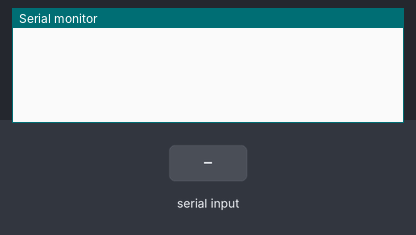
A sketch run on a simulated Arduino Uno, built with avr-gcc and run on an emulated ATmega328P. Parts: the last lines printed to the serial monitor. The test bench sets the inputs (shaded band).

Above: at 1.2 s.
1.3 s: "bi-24\n" received over Serial
At 3.5 s:
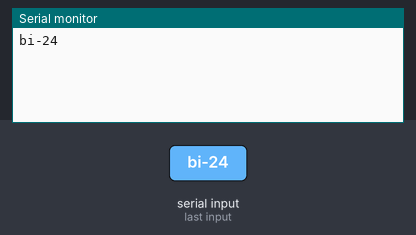
3.8 s: "bu-2.\n" received over Serial
At 4.8 s:
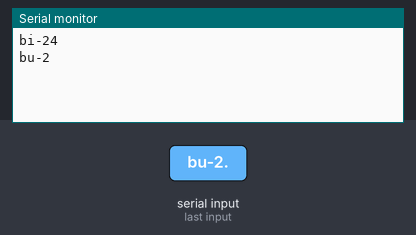
5.3 s: "validate\n" received over Serial
At 6.8 s:
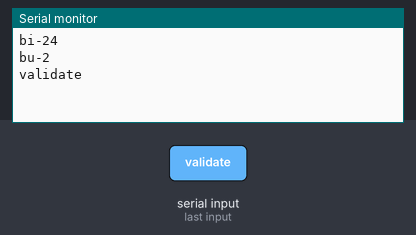
7.8 s: "1\n" received over Serial
At 9.6 s:
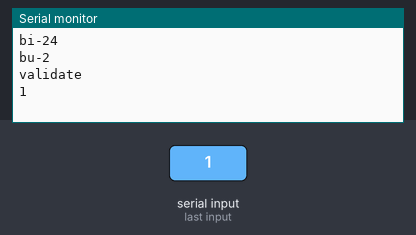

The sketch:

arduino_naar_ui.ino
```cpp
char terminator = '.';

bool pinStatus = 0;

void setup() {
  Serial.begin(9600);

}

void loop() {
  /*
  while (true)
  {
    Serial.write("bi-24");
    delay(1000);
    Serial.write("bu-2.");
    delay(1000);
  }
  */

  if (Serial.available() > 0)
  {
    String message = Serial.readStringUntil(terminator);
    Serial.println(message);
    if (message == "validate")
    {
      //blinkk();
      Serial.write("valid");
    }
  }


}

void switchh()
{
  if (!pinStatus)
  {
    digitalWrite(13, HIGH);
    pinStatus = 1;
  }
  else
  {
    digitalWrite(13, LOW);
    pinStatus = 0;
  }
}

void blinkk()
{
  for (int a=0; a<10; a++)
  {
    digitalWrite(13, HIGH);
    delay(100);
    digitalWrite(13, LOW);
    delay(100);
  }

}
```

Measured:
- after the input at 1.3 s, the serial monitor: prints a new line after 1.0 s (image 1)
- after the input at 3.8 s, the serial monitor: prints a new line at once (image 2)
- after the input at 5.3 s, the serial monitor: prints a new line after 1.0 s (image 3)
- after the input at 7.8 s, the serial monitor: prints a new line after 1.0 s (image 4)
